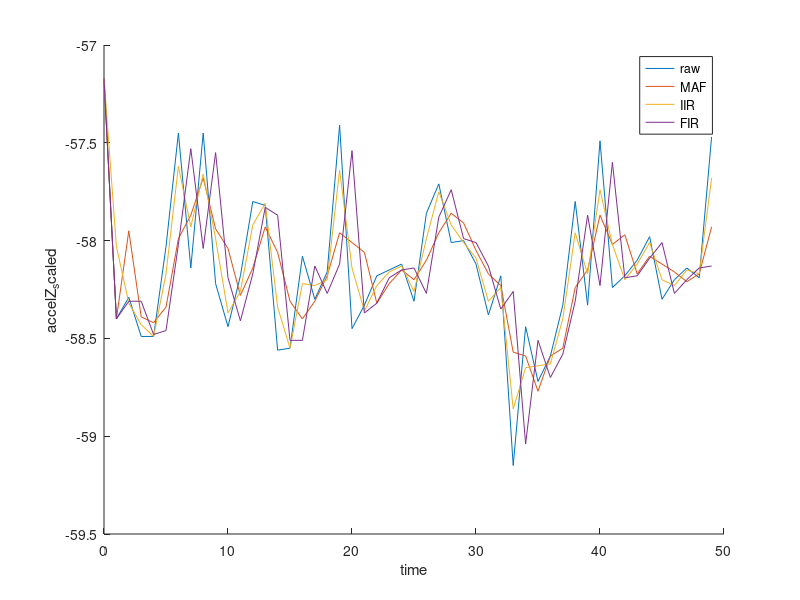

Reproduce this figure in MATLAB.
clear all;
close all;
clc;

A = dlmread('data.txt');
t = A(:, 1);
raw = A(:, 2);
MAF = A(:, 3);
IIR = A(:, 4);
FIR = A(:, 5);
figure
hold on
plot(t, raw)
plot(t, MAF)
plot(t, IIR)
plot(t, FIR)
xlabel('time')
ylabel('accelZ_scaled')
legend('raw','MAF','IIR','FIR')